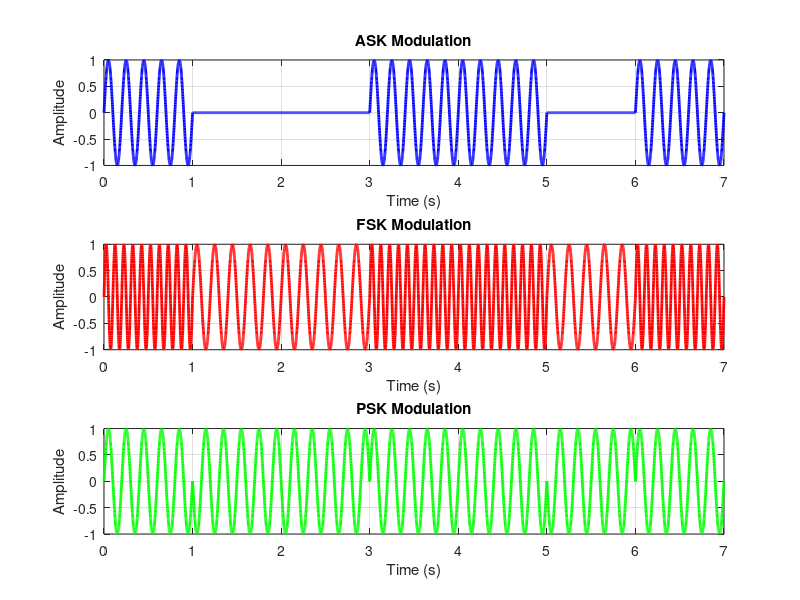

Source code (MATLAB):
clear all;
close all;
clc;

bit = [1 0 0 1 1 0 1];

fs = 1000;
Tb = 1;
t_bit = 0:1/fs:Tb;

f_ask = 5;
f0 = 5;
f1 = 10;
f_psk = 5;

ask_signal = [];
fsk_signal = [];
psk_signal = [];

ask_time = [];
fsk_time = [];
psk_time = [];

for i = 1:length(bit)

    if bit(i) == 1
        sig_ask = sin(2*pi*f_ask*t_bit);
    else
        sig_ask = zeros(1,length(t_bit));
    end

    ask_signal = [ask_signal sig_ask];
    ask_time = [ask_time t_bit + (i-1)*Tb];

    if bit(i) == 1
        sig_fsk = sin(2*pi*f1*t_bit);
    else
        sig_fsk = sin(2*pi*f0*t_bit);
    end

    fsk_signal = [fsk_signal sig_fsk];
    fsk_time = [fsk_time t_bit + (i-1)*Tb];

    if bit(i) == 1
        sig_psk = sin(2*pi*f_psk*t_bit);
    else
        sig_psk = -sin(2*pi*f_psk*t_bit);
    end

    psk_signal = [psk_signal sig_psk];
    psk_time = [psk_time t_bit + (i-1)*Tb];

end

figure('Name','ASK FSK PSK','NumberTitle','off');

subplot(3,1,1);
plot(ask_time, ask_signal,'b','LineWidth',2);
title('ASK Modulation');
xlabel('Time (s)');
ylabel('Amplitude');
grid on;

subplot(3,1,2);
plot(fsk_time, fsk_signal,'r','LineWidth',2);
title('FSK Modulation');
xlabel('Time (s)');
ylabel('Amplitude');
grid on;

subplot(3,1,3);
plot(psk_time, psk_signal,'g','LineWidth',2);
title('PSK Modulation');
xlabel('Time (s)');
ylabel('Amplitude');
grid on;
